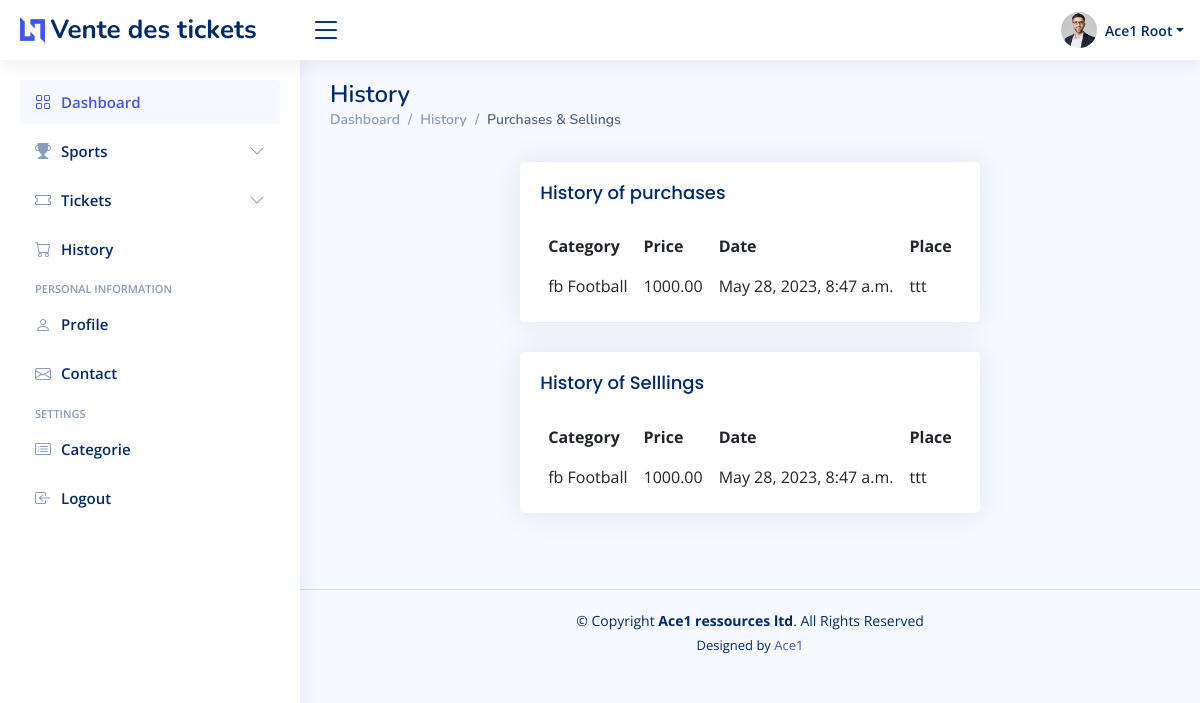
/orders, run on an earlier commit of the app's database.
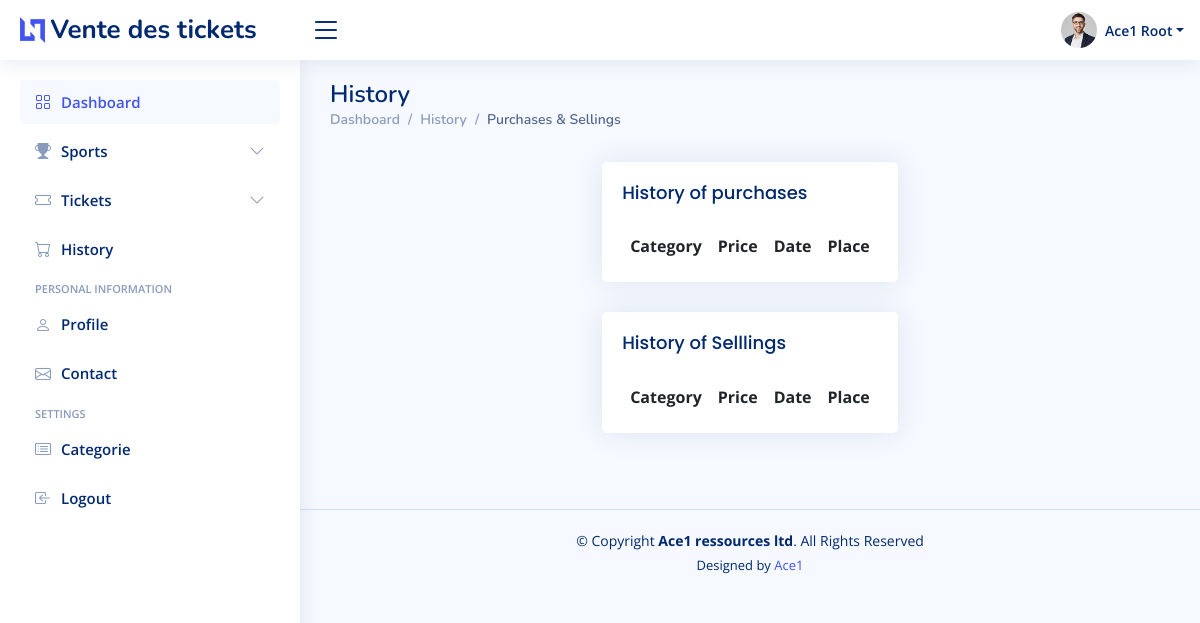
And on a later commit of the database.
### app/models/ticket.py (models this page shows, shortened)
class Ticket(models.Model):
    categorie = models.ForeignKey(Category, on_delete=models.SET_NULL, blank=True, null=True)
    description = models.CharField(max_length=100, null=True)
    place = models.CharField(max_length=100, null=True)
    price = models.DecimalField(max_digits=10, decimal_places=2)
    image=models.ImageField( upload_to='tickets', height_field=None, width_field=None, max_length=None)
    status=models.BooleanField()
    date_ajout = models.DateTimeField(default=timezone.now)
    expiration = models.DateTimeField(auto_now=False,auto_now_add=False)

### app/models/category.py (models this page shows)
class Category(models.Model):
    code = models.CharField(max_length=50, null=True)
    description = models.CharField(null=False, max_length=50,unique=True)
    def __str__(self):
        return f"{self.code} {self.description}"

### app/views/orders.py (the view)
# urls.py: path('',home.index,name='home_index' ),
def index(request):
    tickets=Ticket.objects.all()
    return render(request,'app/orders/index.html',{'tickets':tickets})

### app/templates/app/orders/index.html (shortened to what this page needs)
{% extends "app/layouts/default.html" %}
{% load static %}
{% block content %}
<main id="main" class="main">
  <div class="pagetitle">
    <h1>History</h1>
    <nav>
      <ol class="breadcrumb">
        <li class="breadcrumb-item"><a href="index.html">Dashboard</a></li>
        <li class="breadcrumb-item">History</li>
        <li class="breadcrumb-item active">Purchases & Sellings</li>
      </ol>
    </nav>
  <div class="col-xxl-12 col-md-4 d-flex justify-content-center w-100 p-3 flex-wrap gap-3">
     <form>
      <div class="col-12">
        <div class="card top-selling overflow-auto">
          <div class="card-body pb-0">
            <h5 class="card-title">History of purchases </h5>
            <table class="table table-borderless">
              <thead>
                <tr>
                  <th scope="col">Category</th>
                  <th scope="col">Price</th>
                  <th scope="col">Date</th>
                  <th scope="col">Place</th>
                </tr>
              </thead>
              <tbody>
                <tr>
                  {% for i in tickets %}
                  <tr>
                      <td>{{i.categorie}}</td>
                      <td>{{i.price}}</td>
                      <td>{{i.date_ajout}}</td>
                      <td>{{i.place}}</td>
                  </tr>
                  {% endfor %}
                </tr>
              </tbody>
            </table>
          </div>
        </div>
      </div>
      <div class="col-12">
        <div class="card top-selling overflow-auto">
          <div class="card-body pb-0">
            <h5 class="card-title">History of Selllings </h5>
            <table class="table table-borderless">
              <thead>
                <tr>
                  <th scope="col">Category</th>
                  <th scope="col">Price</th>
                  <th scope="col">Date</th>
                  <th scope="col">Place</th>
                </tr>
              </thead>
              <tbody>
                <tr>
                  {% for i in tickets %}
                  <tr>
                      <td>{{i.categorie}}</td>
                      <td>{{i.price}}</td>
                      <td>{{i.date_ajout}}</td>
                      <td>{{i.place}}</td>
                  </tr>
                  {% endfor %}
                </tr>
              </tbody>
            </table>
          </div>
        </div>
      </div>
     </form>
  </div>
</main>
{% endblock content %}

What changed in the data, as far as the page shows it:
removed Ticket: categorie "fb Football", price "1000.00", date_ajout "May 28, 2023, 8:47 a.m.", place "ttt"
